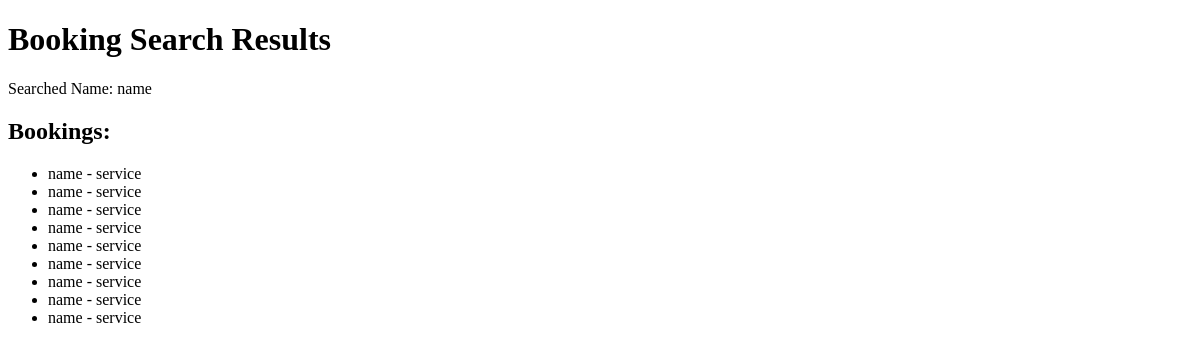
Before: /whinter/searching/name with the older database file.
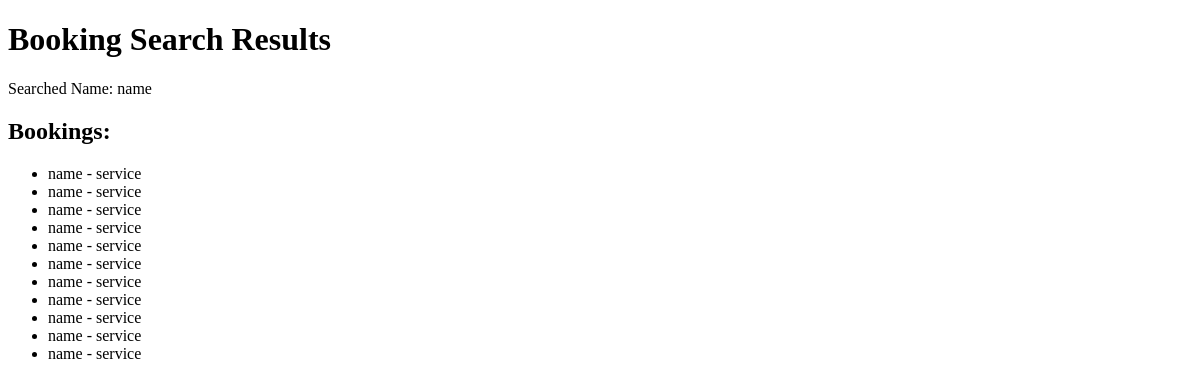
After: the same page with the newer database file.
### whinter/models.py (models this page shows, shortened)
class Booking(models.Model):
    name = models.CharField(max_length=50)
    service = models.CharField(max_length=50)

### whinter/views.py (the view)
# urls.py: path("searching/<name>", search),
def search(request, name):
    print("-" * 100)
    print("-" * 100)
    print(request.method)
    booking = Booking.objects.filter(name=name).all()
    context = {
        'name' : name,
        'bookings' : booking
    }
    return render(request, 'template2.html', context)

### whinter/templates/template2.html (shortened to what this page needs)
<!DOCTYPE html>
<html lang="en">
<head>
</head>
<body>
    <h1>Booking Search Results</h1>
    <p>Searched Name: {{ name }}</p>
    {% if bookings %}
        <h2>Bookings:</h2>
        <ul>
            {% for booking in bookings %}
                <li>{{ booking.name }} - {{ booking.service }}</li>
            {% endfor %}
        </ul>
    {% else %}
        <p>No bookings found for the searched name.</p>
    {% endif %}
</body>
</html>

Changed rows visible on the page:
added Booking: name "name", service "service"
added Booking: name "name", service "service"
